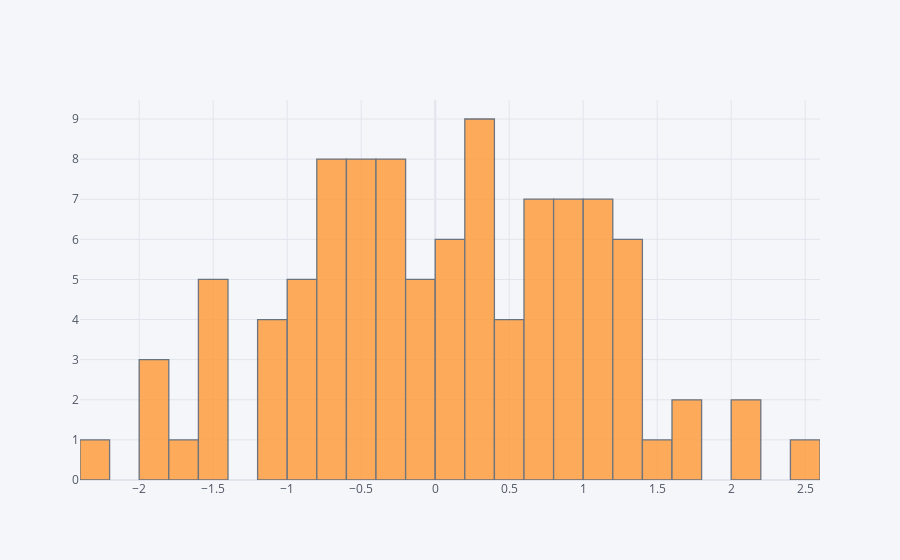

Notebook source saved alongside this figure:
### Markdown cell above
## histogram

### Code cell
df['A'].iplot(kind='hist',bins=25)

### Figure 1 — Plotly figure (JSON) as saved in the notebook; plotly's stock layout.template omitted (floating-point values rounded to 4 significant figures)
{"data": [{"histfunc": "count", "histnorm": "", "marker": {"color": "rgba(255, 153, 51, 1.0)", "line": {"color": "#4D5663", "width": 1.3}}, "name": "A", "nbinsx": 25, "opacity": 0.8, "orientation": "v", "type": "histogram", "x": [-1.129, -0.8325, 1.118, 0.115, 0.9305, -0.05696, -0.5762, 0.3253, -1.965, -0.381, -0.7455, 0.8977, -1.124, -0.9532, -0.676, 0.8003, 1.049, 0.7378, 0.1299, 1.086, 0.08156, 0.923, -0.09369, -0.09856, 1.098, -1.415, 0.2612, 2.119, -0.6664, -0.4805, -0.7277, 0.03952, 0.3184, -0.7196, 0.3421, 0.4388, -2.355, -0.5936, 1.305, 2.444, 0.2802, -0.871, -0.4313, -0.5355, -1.016, -0.3209, 0.7794, -0.1105, 0.384, 0.9448, 0.3287, -0.656, 0.0846, -0.5553, 0.9472, 0.6679, 0.4208, -0.3377, 1.121, -1.144, -1.42, -0.1131, 1.313, 0.08595, -0.7484, 1.396, 0.6073, 1.296, 1.289, 2.03, 0.2489, 1.041, -0.8197, -0.3018, -0.3639, 0.7815, 1.32, 1.728, 0.3513, -0.6765, -1.415, -0.2108, -1.785, -0.5244, -0.2786, -0.3518, 0.431, 0.7307, 1.707, -1.485, -1.964, -0.4694, 1.586, 0.7595, 0.9501, -1.505, 0.4177, 1.116, -1.934, -0.9889]}], "layout": {"barmode": "overlay", "legend": {"bgcolor": "#F5F6F9", "font": {"color": "#4D5663"}}, "paper_bgcolor": "#F5F6F9", "plot_bgcolor": "#F5F6F9", "title": {"font": {"color": "#4D5663"}}, "xaxis": {"gridcolor": "#E1E5ED", "showgrid": true, "tickfont": {"color": "#4D5663"}, "title": {"font": {"color": "#4D5663"}, "text": ""}, "zerolinecolor": "#E1E5ED"}, "yaxis": {"gridcolor": "#E1E5ED", "showgrid": true, "tickfont": {"color": "#4D5663"}, "title": {"font": {"color": "#4D5663"}, "text": ""}, "zerolinecolor": "#E1E5ED"}}}
